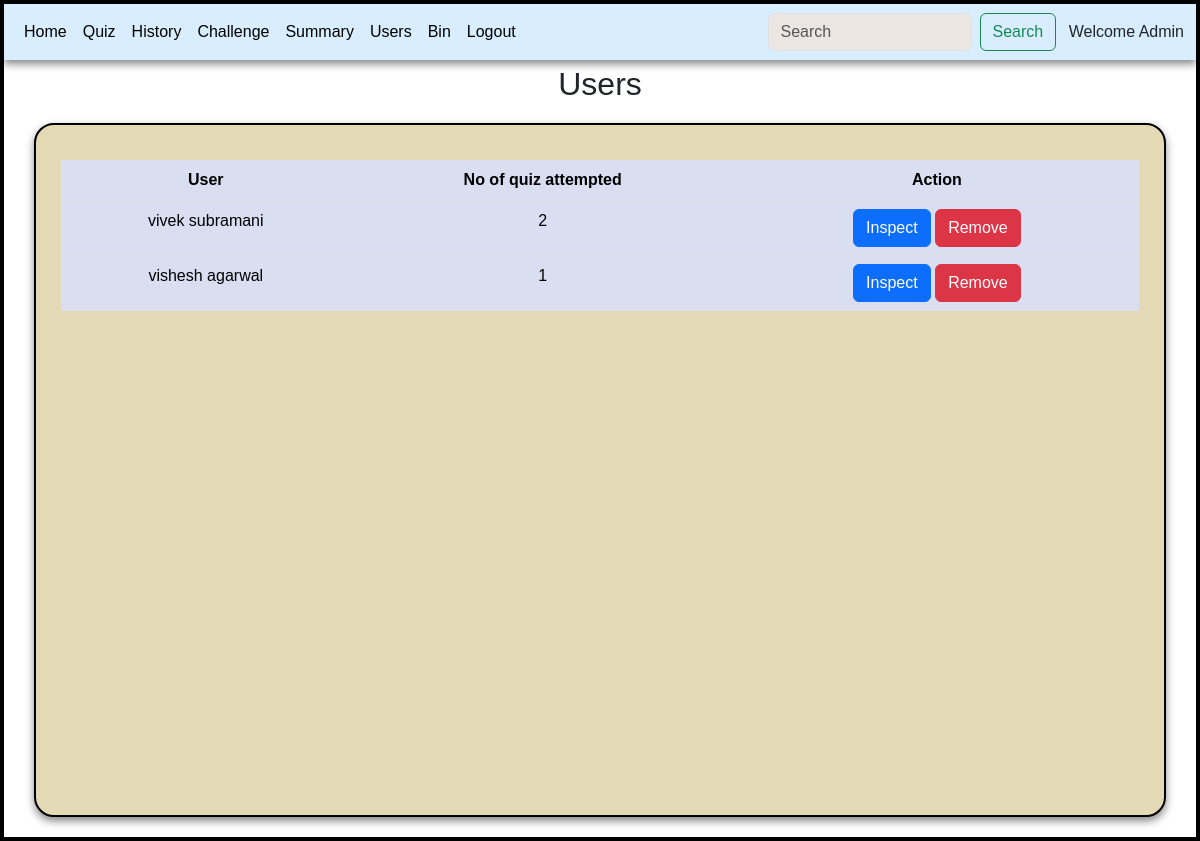
/usersdata, run on the app's committed database.
### controllers/models.py (models this page shows)
class User(db.Model):
    id = db.Column(db.Integer(), primary_key = True)
    username = db.Column(db.String(), nullable=False, unique = True)
    password = db.Column(db.String(), nullable = False)
    fullname = db.Column(db.String(), nullable=False)
    qualification = db.Column(db.String(), nullable=False)
    dob = db.Column(db.Date(),nullable = False)
    type = db.Column(db.String(), default="user")
    score = db.relationship('Score', backref='user')
    userdata = db.relationship('Userdata', backref='user')

### controllers/main.py (the view)
@app.route('/usersdata')
def users_data():
    if 'sw' in request.args:
        sw = request.args.get('sw')
        users = User.query.filter(User.fullname.like(sw)).all()
        quiz = Quiz.query.all()
        q = len(quiz)
        return render_template('userdata.html',users=users,q=q)
    elif 'emsg' in request.args:
        return render_template('userdata.html',users=[])
    users = User.query.filter_by(type="user").all()
    quiz = Quiz.query.all()
    q = len(quiz)
    return render_template('userdata.html',users=users,q=q)

### templates/userdata.html (shortened to what this page needs)
<!DOCTYPE html>
<html lang="en">
<head>
    <link rel="stylesheet" href="/static/style.css">
    <link href="https://cdn.jsdelivr.net/npm/bootstrap@5.3.3/dist/css/bootstrap.min.css" rel="stylesheet">
</head>
<body>
    <div id="main">
        <div id="canvas">
            <nav class="navbar navbar-expand-lg bg-body-dark" id="nav">
                <div class="container-fluid">
                  <div class="collapse navbar-collapse" id="navbarSupportedContent">
                    <ul class="navbar-nav me-auto mb-2 mb-lg-0">
                      <li class="nav-item">
                        <a class="nav-link active" aria-current="page" href="/admin">Home</a>
                      </li>
                      <li class="nav-item">
                        <a class="nav-link active" aria-current="page" href="/quizmantemp">Quiz</a>
                      </li>
                      <li class="nav-item">
                        <a class="nav-link active" aria-current="page" href="/history">History</a>
                      </li>
                      <li class="nav-item">
                        <a class="nav-link active" aria-current="page" href="/challengeque">Challenge</a>
                      </li>
                      <li class="nav-item">
                        <a class="nav-link active" aria-current="page" href="/adminsummary">Summary</a>
                      </li>
                      <li class="nav-item">
                        <a class="nav-link active" aria-current="page" href="/usersdata">Users</a>
                      </li>
                      <li class="nav-item">
                        <a class="nav-link active" aria-current="page" href="/bin">Bin</a>
                      </li>
                      <li class="nav-item">
                        <a class="nav-link active" aria-current="page" href="/">Logout</a>
                      </li>
                    </ul>
                    <form class="d-flex" action="/adminsearch/ud">
                      <input class="form-control me-2" type="search" placeholder="Search" aria-label="Search" name="search_word" style="background-color: #ece6e3;">
                      <button class="btn btn-outline-success" type="submit">Search</button>
                    </form>
                  </div>
                  <span>&ensp; Welcome Admin</span>
                </div>
            </nav>
            <h2 style="text-align: center;margin-top: 5px;">Users</h2>
            <div class="table-div" id="canvas">
              {% if users %}
                <table class="table table-hover" id="table-body">
                  <thead>
                    <tr>
                      <th scope="col">User</th>
                      <th scope ="col">No of quiz attempted</th>
                      <th scope="col">Action</th>
                    </tr>
                  </thead>
                  <tbody>
                    {% for user in users %}
                      <tr>
                        <td>{{ user.fullname }}</td>
                        <td>{{ user.score|length }}</td>
                        <td>
                          <a href='/inspect/{{ user.id }}' class="btn btn-primary">Inspect</a>
                          <a href='/remove/{{user.id}}' class="btn btn-danger">Remove</a>
                        </td>
                      </tr>
                    {% endfor %}
                  </tbody>
                </table>
              {% else %}
                  <p style="text-align: center;"> No Data to Display </p>
              {% endif %}
            </div>
        </div>
    </div>
</body>
</html>

### static/style.css (style rules this page uses)
* { margin: 0px; font-family: 'Gill Sans', 'Gill Sans MT', Calibri, 'Trebuchet MS', sans-serif; }
#main, #canvas { border: 2px solid black; }
#canvas { margin: auto; min-height: 694px; position: relative; }
#table-body { margin-left: 5px; margin: auto; margin-top: 10px; text-align: center; }
.table-div { background-color:#E3D9B4 !important; width: 95% !important; margin-top: 20px !important; margin-bottom: 20px !important; height: auto !important; border-radius: 20px; padding: 25px; box-shadow: 0 4px 8px rgba(0, 0, 0, 0.477); }
.table th, td { background-color: #D9DEF1 !important; padding: 10px; text-align: center; }
#nav { background-color: #d8eeff; box-shadow: 0 4px 8px rgba(0, 0, 0, 0.477); }

### data on the page
User: fullname "vivek subramani", score|length "2"
User: fullname "vishesh agarwal", score|length "1"
